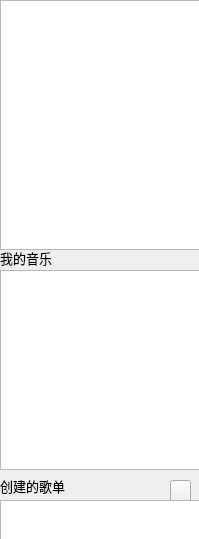
    <widget class="QWidget" name="scrollAreaWidgetContents">
     <property name="geometry">
      <rect>
       <x>0</x>
       <y>0</y>
       <width>199</width>
       <height>539</height>
      </rect>
     </property>
     <widget class="QListWidget" name="listT1">
      <property name="geometry">
       <rect>
        <x>0</x>
        <y>0</y>
        <width>200</width>
        <height>250</height>
       </rect>
      </property>
      <property name="font">
       <font>
        <family>Microsoft YaHei UI</family>
        <pointsize>11</pointsize>
       </font>
      </property>
     </widget>
     <widget class="QLabel" name="label_my_music">
      <property name="geometry">
       <rect>
        <x>0</x>
        <y>250</y>
        <width>201</width>
        <height>16</height>
       </rect>
      </property>
      <property name="font">
       <font>
        <family>Microsoft YaHei UI</family>
        <pointsize>10</pointsize>
       </font>
      </property>
      <property name="text">
       <string>我的音乐</string>
      </property>
     </widget>
     <widget class="QListWidget" name="listT2">
      <property name="geometry">
       <rect>
        <x>0</x>
        <y>270</y>
        <width>200</width>
        <height>200</height>
       </rect>
      </property>
      <property name="font">
       <font>
        <family>Microsoft YaHei UI</family>
        <pointsize>11</pointsize>
       </font>
      </property>
     </widget>
     <widget class="QLabel" name="label_create_music">
      <property name="geometry">
       <rect>
        <x>0</x>
        <y>470</y>
        <width>121</width>
        <height>31</height>
       </rect>
      </property>
      <property name="font">
       <font>
        <family>Microsoft YaHei UI</family>
        <pointsize>10</pointsize>
       </font>
      </property>
      <property name="text">
       <string>创建的歌单</string>
      </property>
     </widget>
     <widget class="QPushButton" name="pushButton_add">
      <property name="geometry">
       <rect>
        <x>170</x>
        <y>480</y>
        <width>21</width>
        <height>23</height>
       </rect>
      </property>
      <property name="text">
       <string/>
      </property>
     </widget>
     <widget class="QListWidget" name="listT3">
      <property name="geometry">
       <rect>
        <x>0</x>
        <y>500</y>
        <width>201</width>
        <height>41</height>
       </rect>
      </property>
      <property name="font">
       <font>
        <family>宋体</family>
        <pointsize>11</pointsize>
       </font>
      </property>
     </widget>
    </widget>
